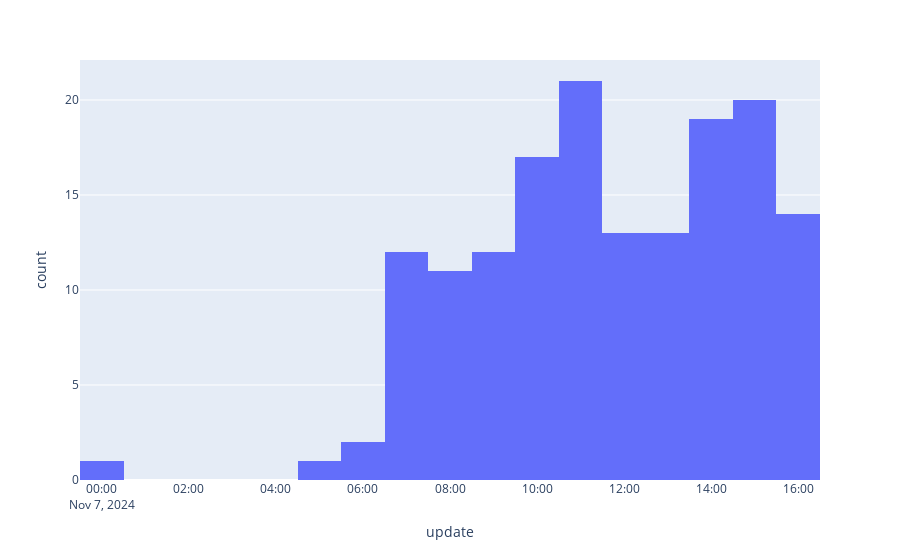

Notebook source saved alongside this figure:
### Code cell
fig = px.histogram(df[df['update'].str.contains('2024-11-07')], x='update')
fig.show()

### Figure 1 — Plotly figure (JSON) as saved in the notebook; plotly's stock layout.template omitted (floating-point values rounded to 4 significant figures; data arrays with more than 128 entries replaced by an {"elided": "..."} marker saying what was removed)
{"data": [{"alignmentgroup": "True", "bingroup": "x", "hovertemplate": "update=%{x}<br>count=%{y}<extra></extra>", "legendgroup": "", "marker": {"color": "#636efa", "pattern": {"shape": ""}}, "name": "", "offsetgroup": "", "orientation": "v", "showlegend": false, "type": "histogram", "x": {"elided": "156 str values"}, "xaxis": "x", "yaxis": "y"}], "layout": {"barmode": "relative", "legend": {"tracegroupgap": 0}, "margin": {"t": 60}, "xaxis": {"anchor": "y", "domain": [0, 1], "title": {"text": "update"}}, "yaxis": {"anchor": "x", "domain": [0, 1], "title": {"text": "count"}}}}
